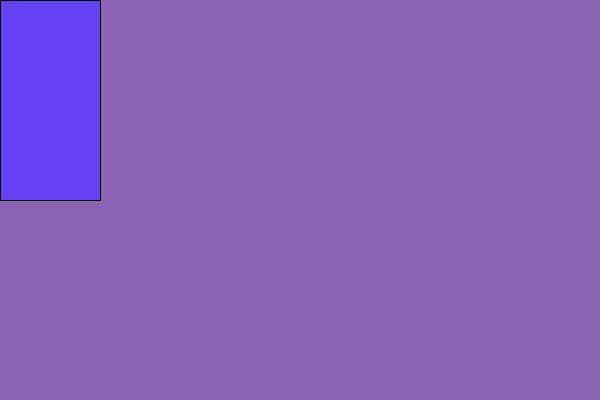
Frame 1 (no input)
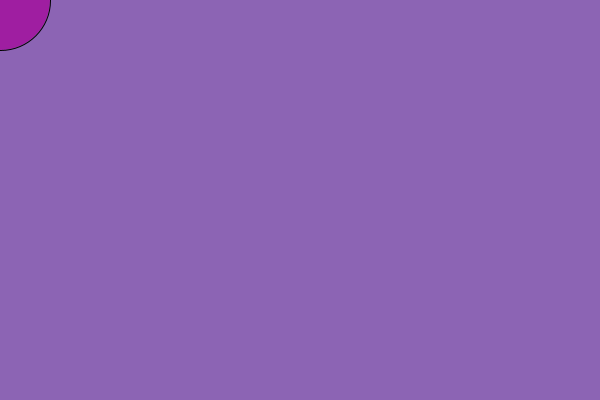
Frame 60 (the mouse pressed at the canvas centre just before this capture)
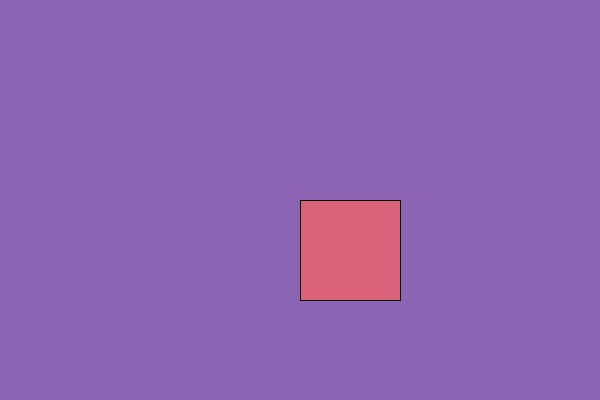
Frame 120 (the mouse held since frame 60 and released just before this capture)

The Processing sketch that drew these frames (run headless with seeded random() and noise(); from frame 60 on, the mouse is pressed at the canvas centre):

// Processing sketch: processing_111806
// ── processing_111806.pde

void setup(){
      size (600,400);
      background (140,100,180);
      smooth (5);
      frameRate(7);
        
}
      int f = 100;
      int dir = 1;
      
      
      
void draw(){
 
    int r = (int) random (3);
    background (140,100,180);
    
    fill(f,random(255),random(255));
    
     if (f==0||f==512)
      {
      dir = dir * - 1;
      }  
      f = f+dir; 
    
   
  
    if (r==1){
        rect(mouseX, mouseY, 100,200);
    }else if (r==2){
        ellipse(mouseX, mouseY, 100,100);
    }else{
        rect (mouseX,mouseY,100,100);
    }
   
}
